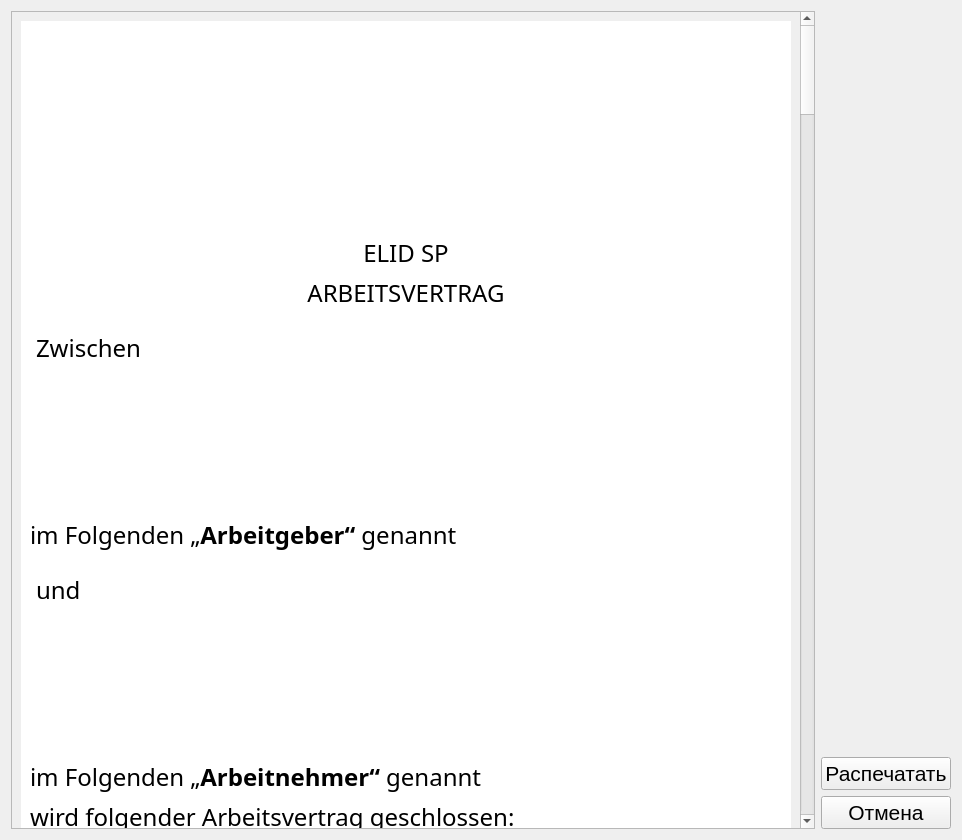
<?xml version="1.0" encoding="UTF-8"?>
<ui version="4.0">
 <class>FormContract</class>
 <widget class="QDialog" name="FormContract">
  <property name="geometry">
   <rect>
    <x>0</x>
    <y>0</y>
    <width>962</width>
    <height>840</height>
   </rect>
  </property>
  <property name="windowTitle">
   <string>Dialog</string>
  </property>
  <property name="windowIcon">
   <iconset resource="assets/res.qrc">
    <normaloff>:/window-icons/doc.png</normaloff>:/window-icons/doc.png</iconset>
  </property>
  <layout class="QHBoxLayout" name="horizontalLayout">
   <item>
    <widget class="QScrollArea" name="scrollArea">
     <property name="lineWidth">
      <number>1</number>
     </property>
     <property name="widgetResizable">
      <bool>true</bool>
     </property>
     <widget class="QWidget" name="scrollAreaWidgetContents">
      <property name="geometry">
       <rect>
        <x>0</x>
        <y>0</y>
        <width>789</width>
        <height>5589</height>
       </rect>
      </property>
      <layout class="QVBoxLayout" name="verticalLayout_3">
       <item>
        <widget class="QWidget" name="Print" native="true">
         <property name="sizePolicy">
          <sizepolicy hsizetype="Expanding" vsizetype="Preferred">
           <horstretch>0</horstretch>
           <verstretch>0</verstretch>
          </sizepolicy>
         </property>
         <property name="font">
          <font>
           <family>Times New Roman,Times,serif</family>
           <pointsize>-1</pointsize>
          </font>
         </property>
         <property name="styleSheet">
          <string notr="true">background-color: white; font-family: &quot;Times New Roman&quot;, Times, serif; font-size: 24px;</string>
         </property>
         <layout class="QVBoxLayout" name="verticalLayout">
          <item>
           <layout class="QHBoxLayout" name="horizontalLayout_9">
            <item>
             <widget class="QLabel" name="ELiD">
              <property name="sizePolicy">
               <sizepolicy hsizetype="Fixed" vsizetype="Fixed">
                <horstretch>0</horstretch>
                <verstretch>0</verstretch>
               </sizepolicy>
              </property>
              <property name="minimumSize">
               <size>
                <width>350</width>
                <height>200</height>
               </size>
              </property>
              <property name="maximumSize">
               <size>
                <width>350</width>
                <height>200</height>
               </size>
              </property>
              <property name="baseSize">
               <size>
                <width>0</width>
                <height>0</height>
               </size>
              </property>
              <property name="text">
               <string/>
              </property>
              <property name="pixmap">
               <pixmap resource="assets/res.qrc">:/icons/ELiD.jpg</pixmap>
              </property>
              <property name="scaledContents">
               <bool>true</bool>
              </property>
              <property name="alignment">
               <set>Qt::AlignLeading|Qt::AlignLeft|Qt::AlignVCenter</set>
              </property>
             </widget>
            </item>
           </layout>
          </item>
          <item>
           <widget class="QLabel" name="ELiD_SP">
            <property name="font">
             <font>
              <family>Times New Roman,Times,serif</family>
              <pointsize>-1</pointsize>
             </font>
            </property>
            <property name="text">
             <string>ELID SP</string>
            </property>
            <property name="alignment">
             <set>Qt::AlignCenter</set>
            </property>
           </widget>
          </item>
          <item>
           <widget class="QLabel" name="label_2">
            <property name="font">
             <font>
              <family>Times New Roman,Times,serif</family>
              <pointsize>-1</pointsize>
             </font>
            </property>
            <property name="text">
             <string>ARBEITSVERTRAG</string>
            </property>
            <property name="alignment">
             <set>Qt::AlignCenter</set>
            </property>
           </widget>
          </item>
          <item>
           <widget class="QLabel" name="label_4">
            <property name="styleSheet">
             <string notr="true">margin: 15px 0;</string>
            </property>
            <property name="text">
             <string>Zwischen </string>
            </property>
           </widget>
          </item>
          <item>
           <widget class="EditableSelection" name="FirmPH" native="true">
            <property name="sizePolicy">
             <sizepolicy hsizetype="Minimum" vsizetype="Preferred">
              <horstretch>0</horstretch>
              <verstretch>0</verstretch>
             </sizepolicy>
            </property>
            <property name="minimumSize">
             <size>
              <width>0</width>
              <height>27</height>
             </size>
            </property>
            <property name="styleSheet">
             <string notr="true"/>
            </property>
           </widget>
          </item>
          <item>
           <widget class="EditableLine" name="NamePH_Boss" native="true">
            <property name="sizePolicy">
             <sizepolicy hsizetype="Minimum" vsizetype="Preferred">
              <horstretch>0</horstretch>
              <verstretch>0</verstretch>
             </sizepolicy>
            </property>
            <property name="minimumSize">
             <size>
              <width>0</width>
              <height>27</height>
             </size>
            </property>
            <property name="styleSheet">
             <string notr="true"/>
            </property>
           </widget>
          </item>
          <item>
           <widget class="EditableLine" name="AddressPH_Boss" native="true">
            <property name="sizePolicy">
             <sizepolicy hsizetype="Minimum" vsizetype="Preferred">
              <horstretch>0</horstretch>
              <verstretch>0</verstretch>
             </sizepolicy>
            </property>
            <property name="minimumSize">
             <size>
              <width>0</width>
              <height>27</height>
             </size>
            </property>
            <property name="styleSheet">
             <string notr="true"/>
            </property>
           </widget>
          </item>
          <item>
           <widget class="EditableLine" name="ZipTownPH_Boss" native="true">
            <property name="sizePolicy">
             <sizepolicy hsizetype="Minimum" vsizetype="Preferred">
              <horstretch>0</horstretch>
              <verstretch>0</verstretch>
             </sizepolicy>
            </property>
            <property name="minimumSize">
             <size>
              <width>0</width>
              <height>27</height>
             </size>
            </property>
            <property name="styleSheet">
             <string notr="true"/>
            </property>
           </widget>
          </item>
          <item>
           <widget class="QLabel" name="label_6">
            <property name="font">
             <font>
              <family>Times New Roman,Times,serif</family>
              <pointsize>-1</pointsize>
             </font>
            </property>
            <property name="text">
             <string>im Folgenden „&lt;b&gt;Arbeitgeber“&lt;/b&gt; genannt </string>
            </property>
           </widget>
          </item>
          <item>
           <widget class="QLabel" name="label_7">
            <property name="font">
             <font>
              <family>Times New Roman,Times,serif</family>
              <pointsize>-1</pointsize>
             </font>
            </property>
            <property name="styleSheet">
             <string notr="true">margin: 15px 0;</string>
            </property>
            <property name="text">
             <string>und</string>
            </property>
           </widget>
          </item>
          <item>
           <widget class="EditableLine" name="SexPH" native="true">
            <property name="sizePolicy">
             <sizepolicy hsizetype="Minimum" vsizetype="Preferred">
              <horstretch>0</horstretch>
              <verstretch>0</verstretch>
             </sizepolicy>
            </property>
            <property name="minimumSize">
             <size>
              <width>0</width>
              <height>27</height>
             </size>
            </property>
            <property name="styleSheet">
             <string notr="true"/>
            </property>
           </widget>
          </item>
          <item>
           <widget class="EditableLine" name="NamePH" native="true">
            <property name="sizePolicy">
             <sizepolicy hsizetype="Minimum" vsizetype="Preferred">
              <horstretch>0</horstretch>
              <verstretch>0</verstretch>
             </sizepolicy>
            </property>
            <property name="minimumSize">
             <size>
              <width>0</width>
              <height>27</height>
             </size>
            </property>
            <property name="styleSheet">
             <string notr="true"/>
            </property>
           </widget>
          </item>
          <item>
           <widget class="EditableLine" name="AddressPH" native="true">
            <property name="sizePolicy">
             <sizepolicy hsizetype="Minimum" vsizetype="Preferred">
              <horstretch>0</horstretch>
              <verstretch>0</verstretch>
             </sizepolicy>
            </property>
            <property name="minimumSize">
             <size>
              <width>0</width>
              <height>27</height>
             </size>
            </property>
            <property name="styleSheet">
             <string notr="true"/>
            </property>
           </widget>
          </item>
          <item>
           <widget class="EditableLine" name="ZipTownPH" native="true">
            <property name="sizePolicy">
             <sizepolicy hsizetype="Minimum" vsizetype="Preferred">
              <horstretch>0</horstretch>
              <verstretch>0</verstretch>
             </sizepolicy>
            </property>
            <property name="minimumSize">
             <size>
              <width>0</width>
              <height>27</height>
             </size>
            </property>
            <property name="styleSheet">
             <string notr="true"/>
            </property>
           </widget>
          </item>
          <item>
           <widget class="QLabel" name="label_8">
            <property name="font">
             <font>
              <family>Times New Roman,Times,serif</family>
              <pointsize>-1</pointsize>
             </font>
            </property>
            <property name="text">
             <string>&lt;html&gt;&lt;head/&gt;&lt;body&gt;&lt;p&gt;im Folgenden „&lt;span style=&quot; font-weight:600;&quot;&gt;Arbeitnehmer“&lt;/span&gt; genannt &lt;/p&gt;&lt;/body&gt;&lt;/html&gt;</string>
            </property>
           </widget>
          </item>
          <item>
           <widget class="QLabel" name="label_3">
            <property name="text">
             <string>wird folgender Arbeitsvertrag geschlossen: 
</string>
            </property>
           </widget>
          </item>
          <item>
           <widget class="QLabel" name="label_9">
            <property name="font">
             <font>
              <family>Times New Roman,Times,serif</family>
              <pointsize>-1</pointsize>
             </font>
            </property>
            <property name="text">
             <string>&lt;b&gt;&lt;u&gt;§ 1 Beginn und Beendigung des Arbeitsverhältnisses&lt;/b&gt;&lt;/u&gt;</string>
            </property>
            <property name="alignment">
             <set>Qt::AlignLeading|Qt::AlignLeft|Qt::AlignVCenter</set>
            </property>
           </widget>
          </item>
          <item>
           <layout class="QHBoxLayout" name="horizontalLayout_2">
            <property name="spacing">
             <number>0</number>
            </property>
            <item>
             <widget class="QLabel" name="label_10">
              <property name="sizePolicy">
               <sizepolicy hsizetype="Maximum" vsizetype="Preferred">
                <horstretch>0</horstretch>
                <verstretch>0</verstretch>
               </sizepolicy>
              </property>
              <property name="text">
               <string>1. Das Arbeitsverhältnis beginnt am </string>
              </property>
             </widget>
            </item>
            <item>
             <widget class="EditableDate" name="DatePH" native="true">
              <property name="sizePolicy">
               <sizepolicy hsizetype="Maximum" vsizetype="Preferred">
                <horstretch>0</horstretch>
                <verstretch>0</verstretch>
               </sizepolicy>
              </property>
              <property name="minimumSize">
               <size>
                <width>200</width>
                <height>0</height>
               </size>
              </property>
              <property name="styleSheet">
               <string notr="true"/>
              </property>
             </widget>
            </item>
            <item>
             <spacer name="horizontalSpacer_2">
              <property name="orientation">
               <enum>Qt::Horizontal</enum>
              </property>
              <property name="sizeHint" stdset="0">
               <size>
                <width>40</width>
                <height>20</height>
               </size>
              </property>
             </spacer>
            </item>
           </layout>
          </item>
          <item>
           <widget class="QLabel" name="label_11">
            <property name="text">
             <string>Die ersten 6 Monate gelten als Probezeit. Während dieser Zeit kann das Arbeitsverhältnis mit einer Kündigungsfrist von zwei Wochen zum Fünfzehnten oder zum Monatsende gekündigt werden. 

2. Vor Antritt des Arbeitsverhältnisses ist die ordentliche Kündigung ausgeschlossen.

3. Nach Ablauf der Probezeit beträgt die Kündigungsfrist vier Wochen zum 15. oder Ende eines Kalendermonats.
Die Verlängerung der Kündigungsfristen nach Alter und Beschäftigungsjahr richtet sich nach dem jeweiligen anwendbaren Tarifvertrag und den gesetzlichen Vorschriften. Jede Kündigung bedarf der Schriftform. 

4. Dem / der Arbeitnehmerin kann ohne Einhaltung der Kündigungsfrist gekündigt werden, wenn er/ sie trotz schriftlicher Verwarnung Schwarzarbeit leistet oder im Falle der Arbeitsunfähigkeit einer Erwerbstätigkeit nachgeht. 
</string>
            </property>
            <property name="wordWrap">
             <bool>true</bool>
            </property>
           </widget>
          </item>
          <item>
           <widget class="QLabel" name="label_12">
            <property name="font">
             <font>
              <family>Times New Roman,Times,serif</family>
              <pointsize>-1</pointsize>
             </font>
            </property>
            <property name="text">
             <string>&lt;b&gt;&lt;u&gt;§ 2 Tätigkeit&lt;/b&gt;&lt;/u&gt;</string>
            </property>
           </widget>
          </item>
          <item>
           <widget class="QLabel" name="label_13">
            <property name="text">
             <string>1. Die Arbeitnehmerin wird eingestellt als Sanitärbetreuer/in. Sie wird mit allen einschlägigen Arbeiten nach näherer Anweisung der Betriebsleitung und ihrer Vorgesetzten beschäftigt. 

2. Die Arbeitnehmerin verpflichtet sich, die ihr übertragenen Aufgaben sorgfältig auszuführen.
</string>
            </property>
            <property name="wordWrap">
             <bool>true</bool>
            </property>
           </widget>
          </item>
          <item>
           <widget class="QLabel" name="label_14">
            <property name="font">
             <font>
              <family>Times New Roman,Times,serif</family>
              <pointsize>-1</pointsize>
             </font>
            </property>
            <property name="text">
             <string>&lt;b&gt;&lt;u&gt;§ 3 Zuweisung anderer Tätigkeiten/Versetzungen&lt;/b&gt;&lt;/u&gt;
</string>
            </property>
           </widget>
          </item>
          <item>
           <widget class="QLabel" name="label_15">
            <property name="text">
             <string>1. Der Arbeitgeber ist berechtigt, den Arbeitnehmer innerhalb des Betriebes eine andere ihren Fähigkeiten und Kenntnissen entsprechende gleichwertige und gleich bezahlte Tätigkeit zuzuweisen. 

2. Der Arbeitgeber behält sich vor, den Arbeitnehmer innerhalb des gesamten Bundesgebietes und in Österreich, bei Bedarf auch an anderen Orten zu beschäftigen.
Der Arbeitnehmer verpflichtet sich, die Tätigkeit auch an einem anderen Ort auszuführen.   
</string>
            </property>
            <property name="wordWrap">
             <bool>true</bool>
            </property>
           </widget>
          </item>
          <item>
           <widget class="QLabel" name="label_16">
            <property name="font">
             <font>
              <family>Times New Roman,Times,serif</family>
              <pointsize>-1</pointsize>
             </font>
            </property>
            <property name="text">
             <string>&lt;b&gt;&lt;u&gt;§ 4 Arbeitszeit &lt;/b&gt;&lt;/u&gt;</string>
            </property>
           </widget>
          </item>
          <item>
           <layout class="QHBoxLayout" name="horizontalLayout_3">
            <property name="spacing">
             <number>0</number>
            </property>
            <property name="sizeConstraint">
             <enum>QLayout::SetMinAndMaxSize</enum>
            </property>
            <item>
             <widget class="QLabel" name="label_18">
              <property name="sizePolicy">
               <sizepolicy hsizetype="Maximum" vsizetype="Preferred">
                <horstretch>0</horstretch>
                <verstretch>0</verstretch>
               </sizepolicy>
              </property>
              <property name="text">
               <string>1. Die regelmäßige monatliche Arbeitszeit beträgt </string>
              </property>
             </widget>
            </item>
            <item>
             <widget class="EditableLine" name="HoursPH" native="true">
              <property name="sizePolicy">
               <sizepolicy hsizetype="Maximum" vsizetype="Preferred">
                <horstretch>0</horstretch>
                <verstretch>0</verstretch>
               </sizepolicy>
              </property>
              <property name="minimumSize">
               <size>
                <width>0</width>
                <height>0</height>
               </size>
              </property>
              <property name="styleSheet">
               <string notr="true"/>
              </property>
             </widget>
            </item>
            <item>
             <widget class="QLabel" name="label_5">
              <property name="sizePolicy">
               <sizepolicy hsizetype="Minimum" vsizetype="Preferred">
                <horstretch>0</horstretch>
                <verstretch>0</verstretch>
               </sizepolicy>
              </property>
              <property name="text">
               <string> Stunden.</string>
              </property>
             </widget>
            </item>
           </layout>
          </item>
          <item>
           <widget class="QLabel" name="label_17">
            <property name="text">
             <string>2. Die Arbeitnehmerin ist verpflichtet, aus dringenden betrieblichen Gründen im Rahmen der gesetzlichen Bestimmungen, Nacht-/Feiertag-/Sonntagsarbeit und vorübergehende Mehr- und Überarbeit zu leisten.
</string>
            </property>
            <property name="wordWrap">
             <bool>true</bool>
            </property>
           </widget>
          </item>
          <item>
           <widget class="QLabel" name="label_19">
            <property name="font">
             <font>
              <family>Times New Roman,Times,serif</family>
              <pointsize>-1</pointsize>
             </font>
            </property>
            <property name="text">
             <string>&lt;b&gt;&lt;u&gt;§ 5 Vergütung &lt;/b&gt;&lt;/u&gt;</string>
            </property>
           </widget>
          </item>
          <item>
           <layout class="QHBoxLayout" name="horizontalLayout_4">
            <property name="spacing">
             <number>0</number>
            </property>
            <item>
             <widget class="QLabel" name="label_20">
              <property name="sizePolicy">
               <sizepolicy hsizetype="Maximum" vsizetype="Preferred">
                <horstretch>0</horstretch>
                <verstretch>0</verstretch>
               </sizepolicy>
              </property>
              <property name="text">
               <string>1. Die Bruttovergütung beträgt pro Stunde </string>
              </property>
             </widget>
            </item>
            <item>
             <widget class="EditableLine" name="SalaryPH" native="true">
              <property name="sizePolicy">
               <sizepolicy hsizetype="Maximum" vsizetype="Preferred">
                <horstretch>0</horstretch>
                <verstretch>0</verstretch>
               </sizepolicy>
              </property>
              <property name="minimumSize">
               <size>
                <width>0</width>
                <height>0</height>
               </size>
              </property>
              <property name="styleSheet">
               <string notr="true"/>
              </property>
             </widget>
            </item>
            <item>
             <widget class="QLabel" name="label">
              <property name="sizePolicy">
               <sizepolicy hsizetype="Minimum" vsizetype="Preferred">
                <horstretch>0</horstretch>
                <verstretch>0</verstretch>
               </sizepolicy>
              </property>
              <property name="text">
               <string> €</string>
              </property>
             </widget>
            </item>
           </layout>
          </item>
          <item>
           <widget class="QLabel" name="label_21">
            <property name="text">
             <string>2. Die Vergütung der Mehrarbeit, Überstunden und der etwaigen Arbeit an Sonn-und Feiertagen richtet sich nach den anwendbaren tariflichen und gesetzlichen Bestimmungen
3. Die Vergütung ist jeweils zum 25.  des Folgemonats zu zahlen.
</string>
            </property>
            <property name="wordWrap">
             <bool>true</bool>
            </property>
           </widget>
          </item>
          <item>
           <widget class="QLabel" name="label_22">
            <property name="font">
             <font>
              <family>Times New Roman,Times,serif</family>
              <pointsize>-1</pointsize>
             </font>
            </property>
            <property name="text">
             <string>&lt;b&gt;&lt;u&gt;§ 6 Urlaub&lt;/b&gt;&lt;/u&gt;</string>
            </property>
           </widget>
          </item>
          <item>
           <widget class="QLabel" name="label_23">
            <property name="text">
             <string>1. Der Urlaubsanspruch richtet sich nach tariflichen und gesetzlichen Bestimmungen. 

2. Der Urlaub wird in Abstimmung mit der Arbeitnehmerin von der Unternehmensleitung festgelegt. Jeglicher Urlaubsanspruch entsteht erstmalig nach mehr als dreimonatiger ununterbrochener Betriebszugehörigkeit. Im Eintritts- und Austrittsjahr hat die Arbeitnehmerin, soweit der gesetzliche Mindesturlaub nicht unterschritten wird, für jeden vollen Beschäftigungsmonat im Betrieb Anspruch auf ein Zwölftel des Jahresurlaubs.

3. Der gesamte Urlaub ist grundsätzlich im laufenden Kalenderjahr zu nehmen. Eine Übertragung des Urlaubs auf das nächste Kalenderjahr erfolgt nur, wenn dringende betriebliche oder in der Person des Mitarbeiters liegende Gründe dies rechtfertigen. In diesem Fall muss der Urlaub in den ersten drei Monaten des Folgejahres genommen werden. Andernfalls verfällt er.
</string>
            </property>
            <property name="wordWrap">
             <bool>true</bool>
            </property>
           </widget>
          </item>
          <item>
           <widget class="QLabel" name="label_24">
            <property name="font">
             <font>
              <family>Times New Roman,Times,serif</family>
              <pointsize>-1</pointsize>
             </font>
            </property>
            <property name="text">
             <string>&lt;b&gt;&lt;u&gt;§ 7 Arbeitsversäumnis&lt;/b&gt;&lt;/u&gt;</string>
            </property>
           </widget>
          </item>
          <item>
           <widget class="QLabel" name="label_25">
            <property name="text">
             <string>&lt;html&gt;&lt;head/&gt;&lt;body&gt;&lt;p&gt;2. Im Falle einer krankheitsbedingten oder aus sonstigen Gründen veranlassten Arbeitsverhinderung hat der Arbeitnehmer den Arbeitgeber &lt;span style=&quot; font-weight:bold;&quot;&gt;unverzüglich zu informieren&lt;/span&gt;. Ist die Arbeitsverhinderung durch Krankheit verursacht, so ist unverzüglich die Geschäftsführung davon zu unterrichten. Bei Arbeitsunfähigkeit infolge Erkrankung ist der Arbeitgeber innerhalb von &lt;span style=&quot; font-weight:bold;&quot;&gt;2 Tag ab Beginn&lt;/span&gt; der Arbeitsunfähigkeit eine ärztliche Bescheinigung über die Dauer der voraussichtlichen Arbeitsunfähigkeit vorzulegen. Dauert die Arbeitsunfähigkeit länger, als in dieser Bescheinigung angegeben, ist eine neue Bescheinigung innerhalb von &lt;span style=&quot; font-weight:bold;&quot;&gt;2 Tag&lt;/span&gt; vorzulegen. Außerdem muss die Arbeitsunfähigkeit unverzüglich dem Arbeitgeber mitgeteilt werden.&lt;br&gt;&lt;/p&gt;&lt;/body&gt;&lt;/html&gt;</string>
            </property>
            <property name="wordWrap">
             <bool>true</bool>
            </property>
           </widget>
          </item>
          <item>
           <widget class="QLabel" name="label_26">
            <property name="font">
             <font>
              <family>Times New Roman,Times,serif</family>
              <pointsize>-1</pointsize>
             </font>
            </property>
            <property name="text">
             <string>&lt;b&gt;&lt;u&gt;§ 8 Pflichten&lt;/b&gt;&lt;/u&gt;</string>
            </property>
           </widget>
          </item>
          <item>
           <widget class="QLabel" name="label_27">
            <property name="text">
             <string>1. Die Arbeitnehmerin verpflichtet sich, ihre Arbeitsanweisungen gewissenhaft zu erfüllen, den dienstlichen Anordnungen nachzukommen und die ihr übertragenen Aufgaben sorgfältig auszuführen.

2. Die Arbeitnehmerin hat über Angelegenheiten der Geschäftsführung und des Betriebes Verschwiegenheit zu bewahren; und zwar auch nach Beendigung des Arbeitsverhältnisses.


3. Sämtliche im Zusammenhang mit der dem Arbeitnehmer zugewiesenen Tätigkeit vereinnahmten Gelder, insbesondere Trinkgelder, stehen dem Arbeitgeber in voller Höhe zu. Der Arbeitnehmer verpflichtet sich die eingenommenen Gelder nach Anweisung des Arbeitgebers täglich oder wöchentlich abzuführen.   

4. Die Arbeitnehmerin hat sich auf Verlangen der Geschäftsführung durch dessen Vertrauensarzt oder das Gesundheitsamt bei gegebener Veranlassung auf ihre Arbeitsfähigkeit sowie darauf, ob sie frei von ansteckenden Krankheiten ist, ärztlich untersuchen zu lassen.
</string>
            </property>
            <property name="wordWrap">
             <bool>true</bool>
            </property>
           </widget>
          </item>
          <item>
           <widget class="QLabel" name="label_28">
            <property name="font">
             <font>
              <family>Times New Roman,Times,serif</family>
              <pointsize>-1</pointsize>
             </font>
            </property>
            <property name="text">
             <string>&lt;b&gt;&lt;u&gt;§ 9 Nebentätigkeiten, Wettbewerb&lt;/b&gt;&lt;/u&gt;</string>
            </property>
           </widget>
          </item>
          <item>
           <widget class="QLabel" name="label_29">
            <property name="text">
             <string>1. Nebentätigkeiten, die berechtigte Interessen des Arbeitgebers beeinträchtigen können, sind dem Arbeitgeber vor der Übernahme schriftlich mitzuteilen. Nebentätigkeiten, die derartige Interessen beeinträchtigen, dürfen nur mit schriftlicher Zustimmung des Arbeitgebers ausgeübt werden. 

2. Für die Dauer dieses Vertrages ist der Arbeitnehmerin nicht gestattet, für ein Konkurrenzunternehmen des Betriebes tätig zu werden, sich mittelbar an einem solchen zu beteiligen oder ein solches zu errichten sowie Geschäfte für eigene oder fremde Rechnung auf dem Arbeitsgebiet des Unternehmers zu machen, und zwar in keiner Form, auch nicht freiberuflich.
</string>
            </property>
            <property name="wordWrap">
             <bool>true</bool>
            </property>
           </widget>
          </item>
          <item>
           <widget class="QLabel" name="label_30">
            <property name="font">
             <font>
              <family>Times New Roman,Times,serif</family>
              <pointsize>-1</pointsize>
             </font>
            </property>
            <property name="text">
             <string>&lt;b&gt;&lt;u&gt;§ 10 Vertragsstrafe&lt;/b&gt;&lt;/u&gt;</string>
            </property>
           </widget>
          </item>
          <item>
           <widget class="QLabel" name="label_34">
            <property name="text">
             <string>Der Arbeitnehmer verpflichtet sich für den Fall, dass er das Arbeitsverhältnis nicht vertragsgemäß antritt oder das Arbeitsverhältnis vertragswidrig beendet, dem Arbeitgeber eine Vertragsstrafe in Höhe einer halben Bruttomonatsvergütung für einen Vertragsbruch bis zum Ende der Probezeit und einer Bruttomonatsvergütung nach dem Ende der Probezeit zu zahlen. Das Recht des Arbeitgebers, weitergehende Schadensersatzansprüche geltend zu machen, bleibt unberührt.
</string>
            </property>
            <property name="wordWrap">
             <bool>true</bool>
            </property>
           </widget>
          </item>
          <item>
           <widget class="QLabel" name="label_31">
            <property name="font">
             <font>
              <family>Times New Roman,Times,serif</family>
              <pointsize>-1</pointsize>
             </font>
            </property>
            <property name="text">
             <string>&lt;b&gt;&lt;u&gt;§ 11 Ausschlussfristen&lt;/b&gt;&lt;/u&gt;</string>
            </property>
           </widget>
          </item>
          <item>
           <widget class="QLabel" name="label_35">
            <property name="text">
             <string>1. Alle beiderseitigen Ansprüche aus dem bestehenden Arbeitsverhältnis - mit Ausnahme von Ansprüchen, die aus der Verletzung des Lebens, des Körpers oder der Gesundheit sowie aus vorsätzlichen oder grob fahrlässigen Pflichtverletzungen des Arbeitgebers, seines gesetzlichen Vertreters oder Erfüllungsgehilfen resultieren - müssen innerhalb von drei Monaten, nachdem der jeweilige Gläubiger Kenntnis erlangt hat, oder hätte erlangen müssen, schriftlich geltend gemacht werden.
2. Lehnt die Gegenseite den Anspruch schriftlich ab oder erklärt sie sich nicht innerhalb von einem Monat nach Geltendmachung des Anspruches, so verfällt dieser, wenn er nicht innerhalb von drei Monaten nach der Ablehnung oder dem Fristablauf gerichtlich geltend gemacht wird.
</string>
            </property>
            <property name="wordWrap">
             <bool>true</bool>
            </property>
           </widget>
          </item>
          <item>
           <widget class="QLabel" name="label_32">
            <property name="font">
             <font>
              <family>Times New Roman,Times,serif</family>
              <pointsize>-1</pointsize>
             </font>
            </property>
            <property name="text">
             <string>&lt;b&gt;&lt;u&gt;§ 12 Vertragsänderungen und Nebenabreden&lt;b&gt;&lt;u&gt;</string>
            </property>
           </widget>
          </item>
          <item>
           <widget class="QLabel" name="label_36">
            <property name="text">
             <string>Mündliche Nebenabreden bestehen nicht. Änderungen und Ergänzungen dieses Vertrags bedürfen zu ihrer Wirksamkeit der Schriftform. Aus dem reinen einseitigen Verhalten des Arbeitgebers erwachsen dem Arbeitnehmer keine vertraglichen Rechtsansprüche, sofern nicht eine mündliche oder schriftliche einvernehmliche Vertragsänderung vorliegt (Ausschluss der betrieblichen Übung). Sollten einzelne Bestimmungen dieses Vertrages unwirksam sein oder werden, wird hierdurch die Wirksamkeit des Vertrages im Übrigen nicht berührt. Der Arbeitnehmer verpflichtet sich, dem Arbeitgeber unverzüglich über Veränderungen der persönlichen Verhältnisse wie Familienstand, Kinderzahl und Adresse Mitteilung zu machen.
</string>
            </property>
            <property name="wordWrap">
             <bool>true</bool>
            </property>
           </widget>
          </item>
          <item>
           <widget class="QLabel" name="label_33">
            <property name="font">
             <font>
              <family>Times New Roman,Times,serif</family>
              <pointsize>-1</pointsize>
             </font>
            </property>
            <property name="text">
             <string>&lt;b&gt;&lt;u&gt;§ 13 Schlussbestimmungen&lt;/b&gt;&lt;/u&gt;</string>
            </property>
           </widget>
          </item>
          <item>
           <widget class="QLabel" name="label_37">
            <property name="text">
             <string>1. Die Unwirksamkeit einzelner Bestimmungen dieses Vertrages lässt die Wirksamkeit der übrigen Bestimmungen unberührt. Sollten einzelne Bestimmungen dieses Vertrages unwirksam sein, so verpflichten sich die Parteien, eine Regelung zu treffen, die dem Inhalt der vereinbarten möglichst nahekommt. 

2. Mündliche Nebenabreden bestehen nicht. Änderungen und Ergänzungen dieses Vertrages bedürfen zu ihrer Wirksamkeit der Schriftform, sofern nicht eine individuelle mündliche Vereinbarung getroffen wurde. Auch eine wiederholte Gewährung von Leistungen oder Vergünstigungen begründet keinen Anspruch auf Gewährung in der Zukunft, sofern die Gewährung nicht auf einer individuellen Vereinbarung beruht. 
</string>
            </property>
            <property name="wordWrap">
             <bool>true</bool>
            </property>
           </widget>
          </item>
          <item>
           <layout class="QHBoxLayout" name="horizontalLayout_5">
            <property name="spacing">
             <number>0</number>
            </property>
            <item>
             <widget class="QLabel" name="label_38">
              <property name="sizePolicy">
               <sizepolicy hsizetype="Maximum" vsizetype="Preferred">
                <horstretch>0</horstretch>
                <verstretch>0</verstretch>
               </sizepolicy>
              </property>
              <property name="text">
               <string>Nürnberg, den </string>
              </property>
             </widget>
            </item>
            <item>
             <widget class="EditableDate" name="DatePH_2" native="true">
              <property name="sizePolicy">
               <sizepolicy hsizetype="Maximum" vsizetype="Preferred">
                <horstretch>0</horstretch>
                <verstretch>0</verstretch>
               </sizepolicy>
              </property>
              <property name="minimumSize">
               <size>
                <width>200</width>
                <height>0</height>
               </size>
              </property>
              <property name="styleSheet">
               <string notr="true"/>
              </property>
             </widget>
            </item>
            <item>
             <spacer name="horizontalSpacer_4">
              <property name="orientation">
               <enum>Qt::Horizontal</enum>
              </property>
              <property name="sizeHint" stdset="0">
               <size>
                <width>40</width>
                <height>20</height>
               </size>
              </property>
             </spacer>
            </item>
           </layout>
          </item>
          <item>
           <layout class="QHBoxLayout" name="horizontalLayout_6">
            <item>
             <widget class="QLabel" name="label_39">
              <property name="text">
               <string>__________________________</string>
              </property>
              <property name="wordWrap">
               <bool>true</bool>
              </property>
             </widget>
            </item>
            <item>
             <spacer name="horizontalSpacer">
              <property name="orientation">
               <enum>Qt::Horizontal</enum>
              </property>
              <property name="sizeHint" stdset="0">
               <size>
                <width>40</width>
                <height>0</height>
               </size>
              </property>
             </spacer>
            </item>
            <item>
             <widget class="QLabel" name="label_40">
              <property name="text">
               <string>__________________________</string>
              </property>
              <property name="wordWrap">
               <bool>true</bool>
              </property>
             </widget>
            </item>
           </layout>
          </item>
          <item>
           <layout class="QHBoxLayout" name="horizontalLayout_8">
            <item>
             <widget class="QLabel" name="label_43">
              <property name="minimumSize">
               <size>
                <width>200</width>
                <height>0</height>
               </size>
              </property>
              <property name="text">
               <string>Arbeitgeber</string>
              </property>
              <property name="alignment">
               <set>Qt::AlignCenter</set>
              </property>
              <property name="wordWrap">
               <bool>false</bool>
              </property>
             </widget>
            </item>
            <item>
             <spacer name="horizontalSpacer_3">
              <property name="orientation">
               <enum>Qt::Horizontal</enum>
              </property>
              <property name="sizeHint" stdset="0">
               <size>
                <width>40</width>
                <height>0</height>
               </size>
              </property>
             </spacer>
            </item>
            <item>
             <widget class="QLabel" name="label_44">
              <property name="minimumSize">
               <size>
                <width>200</width>
                <height>0</height>
               </size>
              </property>
              <property name="text">
               <string>Arbeitnehmer/-in</string>
              </property>
              <property name="alignment">
               <set>Qt::AlignCenter</set>
              </property>
              <property name="wordWrap">
               <bool>false</bool>
              </property>
             </widget>
            </item>
           </layout>
          </item>
         </layout>
        </widget>
       </item>
      </layout>
     </widget>
    </widget>
   </item>
   <item>
    <layout class="QVBoxLayout" name="verticalLayout_2">
     <item>
      <spacer name="verticalSpacer_3">
       <property name="orientation">
        <enum>Qt::Vertical</enum>
       </property>
       <property name="sizeHint" stdset="0">
        <size>
         <width>0</width>
         <height>40</height>
        </size>
       </property>
      </spacer>
     </item>
     <item>
      <widget class="QPushButton" name="print">
       <property name="sizePolicy">
        <sizepolicy hsizetype="Minimum" vsizetype="Fixed">
         <horstretch>0</horstretch>
         <verstretch>0</verstretch>
        </sizepolicy>
       </property>
       <property name="font">
        <font>
         <pointsize>16</pointsize>
        </font>
       </property>
       <property name="focusPolicy">
        <enum>Qt::NoFocus</enum>
       </property>
       <property name="text">
        <string>Распечатать</string>
       </property>
      </widget>
     </item>
     <item>
      <widget class="QPushButton" name="cansel">
       <property name="sizePolicy">
        <sizepolicy hsizetype="Minimum" vsizetype="Fixed">
         <horstretch>0</horstretch>
         <verstretch>0</verstretch>
        </sizepolicy>
       </property>
       <property name="font">
        <font>
         <pointsize>16</pointsize>
        </font>
       </property>
       <property name="focusPolicy">
        <enum>Qt::NoFocus</enum>
       </property>
       <property name="text">
        <string>Отмена</string>
       </property>
      </widget>
     </item>
    </layout>
   </item>
  </layout>
 </widget>
 <customwidgets>
  <customwidget>
   <class>EditableLine</class>
   <extends>QWidget</extends>
   <header location="global">EditableLine.h</header>
   <container>1</container>
  </customwidget>
  <customwidget>
   <class>EditableDate</class>
   <extends>QWidget</extends>
   <header>EditableDate.h</header>
   <container>1</container>
  </customwidget>
  <customwidget>
   <class>EditableSelection</class>
   <extends>QWidget</extends>
   <header>EditableSelection.h</header>
   <container>1</container>
  </customwidget>
 </customwidgets>
 <tabstops>
  <tabstop>scrollArea</tabstop>
 </tabstops>
 <resources>
  <include location="assets/res.qrc"/>
 </resources>
 <connections/>
</ui>
